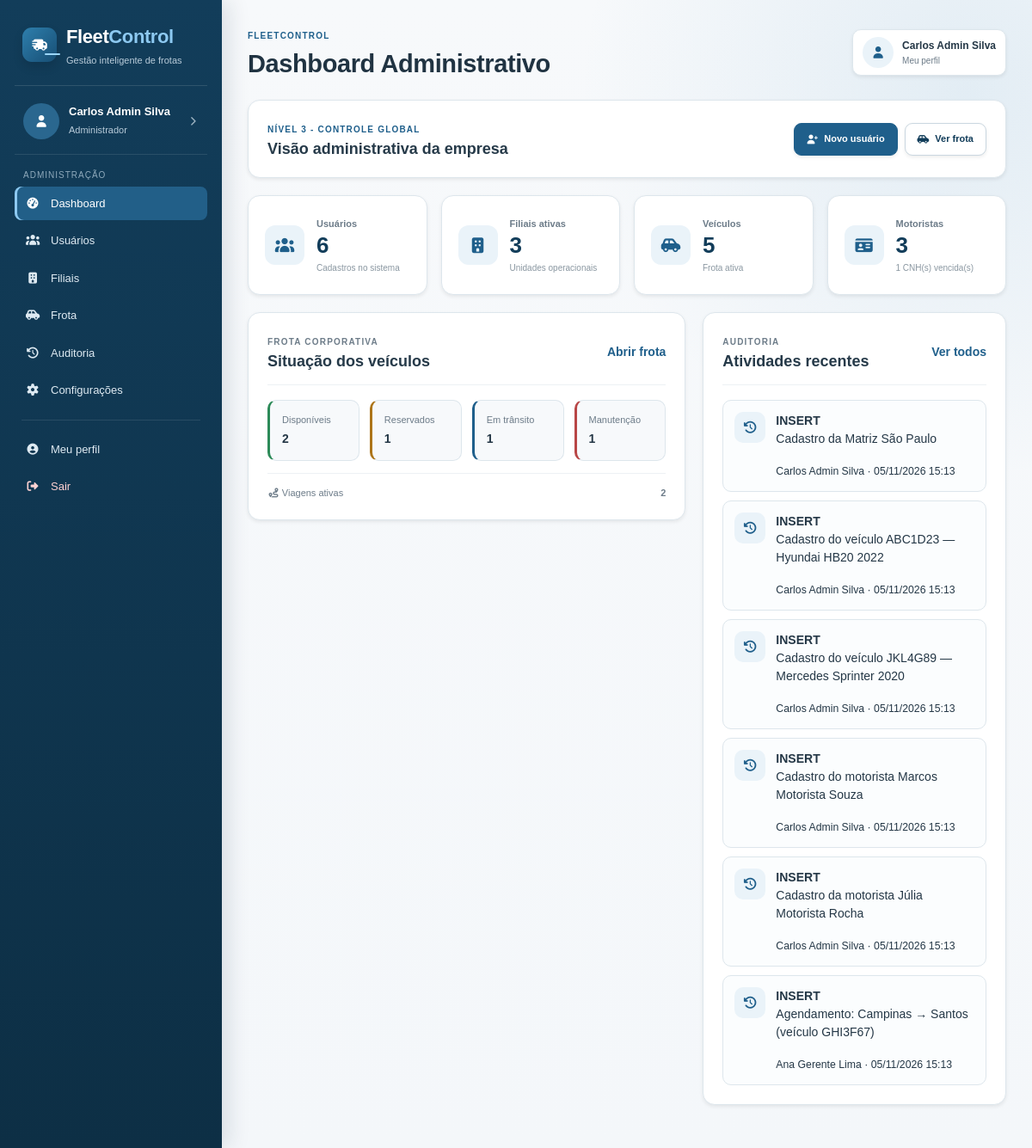
Page /admin/dashboard.php (signed in) on the committed database.
### tables this page shows
CREATE TABLE logs_auditoria (
    id              INT UNSIGNED    NOT NULL AUTO_INCREMENT,
    usuario_id      INT UNSIGNED    DEFAULT NULL,
    acao            VARCHAR(80)     NOT NULL,
    entidade        VARCHAR(60)     NOT NULL,
    entidade_id     INT UNSIGNED    DEFAULT NULL,
    detalhes        TEXT            DEFAULT NULL,
    ip_origem       VARCHAR(45)     DEFAULT NULL,
    registrado_em   DATETIME        NOT NULL DEFAULT CURRENT_TIMESTAMP,
    PRIMARY KEY (id),
    CONSTRAINT fk_log_usuario
        FOREIGN KEY (usuario_id) REFERENCES usuarios(id)
        ON UPDATE CASCADE ON DELETE SET NULL
);

CREATE TABLE usuarios (
    id                  INT UNSIGNED    NOT NULL AUTO_INCREMENT,
    nome                VARCHAR(100)    NOT NULL,
    cpf                 VARCHAR(14)     NOT NULL,
    rg                  VARCHAR(20)     DEFAULT NULL,
    email               VARCHAR(150)    NOT NULL,
    telefone            VARCHAR(20)     DEFAULT NULL,
    foto                VARCHAR(255)    DEFAULT NULL,
    senha_hash          VARCHAR(255)    NOT NULL,
    perfil              ENUM('admin','gerente','motorista') NOT NULL,
    filial_id           INT UNSIGNED    DEFAULT NULL,
    ativo               TINYINT(1)      NOT NULL DEFAULT 1,
    token_recuperacao   VARCHAR(100)    DEFAULT NULL,
    token_expiracao     DATETIME        DEFAULT NULL,
    criado_em           DATETIME        NOT NULL DEFAULT CURRENT_TIMESTAMP,
    PRIMARY KEY (id),
    UNIQUE KEY uq_usuario_cpf   (cpf),
    UNIQUE KEY uq_usuario_email (email),
    CONSTRAINT fk_usuario_filial
        FOREIGN KEY (filial_id) REFERENCES filiais(id)
        ON UPDATE CASCADE ON DELETE SET NULL
);

### funcoes.php (called while the page is built, shortened)
<?php
function escapar($texto)
{
    return htmlspecialchars((string) $texto, ENT_QUOTES, 'UTF-8');
}
function perfil_nome($perfil)
{
    if ($perfil === 'admin') {
        return 'Administrador';
    }
    return 'Motorista';
}
function data_hora_br($data)
{
    return date('d/m/Y H:i', strtotime($data));
}
?>

### admin/dashboard.php (the view, shortened to what this page needs)
<?php
include "../conexao.php";
include "../funcoes.php";
$titulo = 'Dashboard Administrativo';
$prefixo = '../';
$total_usuarios = (int) $sql->query("SELECT COUNT(*) AS total FROM usuarios")->fetch_assoc()['total'];
$total_filiais = (int) $sql->query("SELECT COUNT(*) AS total FROM filiais WHERE ativo = 1")->fetch_assoc()['total'];
$total_veiculos = (int) $sql->query("SELECT COUNT(*) AS total FROM veiculos WHERE ativo = 1")->fetch_assoc()['total'];
$total_motoristas = (int) $sql->query("SELECT COUNT(*) AS total FROM usuarios WHERE perfil = 'motorista' AND ativo = 1")->fetch_assoc()['total'];
$total_viagens_ativas = (int) $sql->query("SELECT COUNT(*) AS total FROM viagens WHERE status IN ('agendada', 'em_andamento')")->fetch_assoc()['total'];
$total_cnh_vencidas = (int) $sql->query(
    "SELECT COUNT(*) AS total
     FROM motoristas m
     INNER JOIN usuarios u ON u.id = m.usuario_id
     WHERE u.ativo = 1
       AND m.cnh_validade < CURDATE()"
)->fetch_assoc()['total'];
$frota_status = [
    'disponivel' => 0,
    'reservado' => 0,
    'em_transito' => 0,
    'manutencao' => 0
];
$resultado_status = $sql->query(
    "SELECT status, COUNT(*) AS total
     FROM veiculos
     WHERE ativo = 1
     GROUP BY status"
);
while ($linha = $resultado_status->fetch_assoc()) {
    $frota_status[$linha['status']] = (int) $linha['total'];
}
$logs = $sql->query(
    "SELECT l.*, u.nome AS usuario
     FROM logs_auditoria l
     LEFT JOIN usuarios u ON u.id = l.usuario_id
     ORDER BY l.registrado_em DESC
     LIMIT 6"
);
include '../cabecalho.php';
?>
<div class="dashboard-intro painel shadow-sm">
    <div>
        <span class="etiqueta">Nível 3 - Controle global</span>
        <h3>Visão administrativa da empresa</h3>
    </div>
    <div class="atalhos-topo">
        <a href="usuario-form.php" class="botao botao-principal shadow-sm">
            <i class="fa-solid fa-user-plus"></i>
            Novo usuário
        </a>
        <a href="../gerente/veiculos.php" class="botao botao-secundario shadow-sm">
            <i class="fa-solid fa-car-side"></i>
            Ver frota
        </a>
    </div>
</div>
<div class="cards">
    <a href="usuarios.php" class="card-info shadow-sm">
        <span class="card-icone"><i class="fa-solid fa-users"></i></span>
        <div>
            <span>Usuários</span>
            <strong><?php echo $total_usuarios; ?></strong>
            <small>Cadastros no sistema</small>
        </div>
    </a>
    <a href="filiais.php" class="card-info shadow-sm">
        <span class="card-icone"><i class="fa-solid fa-building"></i></span>
        <div>
            <span>Filiais ativas</span>
            <strong><?php echo $total_filiais; ?></strong>
            <small>Unidades operacionais</small>
        </div>
    </a>
    <a href="../gerente/veiculos.php" class="card-info shadow-sm">
        <span class="card-icone"><i class="fa-solid fa-car-side"></i></span>
        <div>
            <span>Veículos</span>
            <strong><?php echo $total_veiculos; ?></strong>
            <small>Frota ativa</small>
        </div>
    </a>
    <a href="usuarios.php?perfil=motorista" class="card-info shadow-sm">
        <span class="card-icone"><i class="fa-solid fa-id-card"></i></span>
        <div>
            <span>Motoristas</span>
            <strong><?php echo $total_motoristas; ?></strong>
            <small><?php echo $total_cnh_vencidas; ?> CNH(s) vencida(s)</small>
        </div>
    </a>
</div>
<div class="dashboard-grid">
    <div class="painel shadow-sm">
        <div class="painel-titulo">
            <div>
                <span class="mini-etiqueta">Frota corporativa</span>
                <h3>Situação dos veículos</h3>
            </div>
            <a href="../gerente/veiculos.php" class="link-destaque">Abrir frota</a>
        </div>
        <div class="status-grid">
            <div class="status-resumo disponivel-box">
                <span>Disponíveis</span>
                <strong><?php echo $frota_status['disponivel']; ?></strong>
            </div>
            <div class="status-resumo reservado-box">
                <span>Reservados</span>
                <strong><?php echo $frota_status['reservado']; ?></strong>
            </div>
            <div class="status-resumo transito-box">
                <span>Em trânsito</span>
                <strong><?php echo $frota_status['em_transito']; ?></strong>
            </div>
            <div class="status-resumo manutencao-box">
                <span>Manutenção</span>
                <strong><?php echo $frota_status['manutencao']; ?></strong>
            </div>
        </div>
        <div class="resumo-linha">
            <span><i class="fa-solid fa-route"></i> Viagens ativas</span>
            <strong><?php echo $total_viagens_ativas; ?></strong>
        </div>
    </div>
    <div class="painel shadow-sm">
        <div class="painel-titulo">
            <div>
                <span class="mini-etiqueta">Auditoria</span>
                <h3>Atividades recentes</h3>
            </div>
            <a href="logs.php" class="link-destaque">Ver todos</a>
        </div>
        <div class="atividade-lista">
            <?php while ($log = $logs->fetch_assoc()): ?>
                <div class="atividade-item">
                    <span class="atividade-icone">
                        <i class="fa-solid fa-clock-rotate-left"></i>
                    </span>
                    <div>
                        <strong><?php echo escapar($log['acao']); ?></strong>
                        <p><?php echo escapar($log['detalhes'] ?: $log['entidade']); ?></p>
                        <small>
                            <?php echo escapar($log['usuario'] ?? 'Sistema'); ?> ·
                            <?php echo data_hora_br($log['registrado_em']); ?>
                        </small>
                    </div>
                </div>
            <?php endwhile; ?>
        </div>
    </div>
</div>
<?php include '../rodape.php'; ?>

### cabecalho.php (shortened to what this page needs)
<?php
$titulo = $titulo ?? 'FleetControl';
$prefixo = $prefixo ?? '';
?>
<!DOCTYPE html>
<html lang="pt-BR">
<head>
    <link
        href="https://cdn.jsdelivr.net/npm/bootstrap@5.3.3/dist/css/bootstrap.min.css"
        rel="stylesheet"
    >
    <link
        rel="stylesheet"
        href="https://cdnjs.cloudflare.com/ajax/libs/font-awesome/7.0.1/css/all.min.css"
    >
    <link rel="stylesheet" href="<?php echo $prefixo; ?>css/style.css?v=final-20260925">
</head>
<body>
<?php include __DIR__ . '/menu.php'; ?>
<div class="background"></div>
<div class="pagina">
    <main class="conteudo-principal">
        <div class="cabecalho-pagina">
            <div>
                <span class="etiqueta">FleetControl</span>
                <h1><?php echo escapar($titulo); ?></h1>
            </div>
            <a href="<?php echo $prefixo; ?>perfil.php" class="perfil-topo shadow-sm">
                <span class="perfil-topo-avatar">
                    <?php if (!empty($_SESSION['usuario']['foto'])): ?>
                        <img src="<?php echo $prefixo; ?>uploads/usuarios/<?php echo escapar($_SESSION['usuario']['foto']); ?>" alt="Foto do usuário">
                    <?php else: ?>
                        <i class="fa-solid fa-user"></i>
                    <?php endif; ?>
                </span>
                <span>
                    <strong><?php echo escapar($_SESSION['usuario']['nome'] ?? 'Usuário'); ?></strong>
                    <small>Meu perfil</small>
                </span>
            </a>
        </div>

### menu.php (shortened to what this page needs)
<?php
$perfil_atual = $_SESSION['usuario']['perfil'] ?? '';
$nome_atual = $_SESSION['usuario']['nome'] ?? '';
$base = '';
if (
    strpos($_SERVER['PHP_SELF'], '/admin/') !== false ||
    strpos($_SERVER['PHP_SELF'], '/gerente/') !== false ||
    strpos($_SERVER['PHP_SELF'], '/motorista/') !== false
) {
    $base = '../';
}
$pagina_atual = basename($_SERVER['PHP_SELF']);
$secao_atual = '';
if (in_array($pagina_atual, ['usuarios.php', 'usuario-form.php'], true)) {
    $secao_atual = 'usuarios';
} elseif (in_array($pagina_atual, ['filiais.php', 'filial-form.php'], true)) {
    $secao_atual = 'filiais';
} elseif (in_array($pagina_atual, ['veiculos.php', 'veiculo-form.php'], true)) {
    $secao_atual = 'frota';
} elseif (in_array($pagina_atual, ['motoristas.php', 'motorista-form.php'], true)) {
    $secao_atual = 'motoristas';
} elseif (in_array($pagina_atual, ['viagens.php', 'viagem-form.php', 'viagem-detalhes.php', 'check-in.php', 'check-out.php', 'checklist.php'], true)) {
    $secao_atual = 'viagens';
} elseif (in_array($pagina_atual, ['manutencoes.php', 'manutencao-form.php'], true)) {
    $secao_atual = 'manutencoes';
} elseif ($pagina_atual === 'despesas.php' || $pagina_atual === 'despesa.php') {
    $secao_atual = 'despesas';
} elseif ($pagina_atual === 'relatorios.php') {
    $secao_atual = 'relatorios';
} elseif ($pagina_atual === 'logs.php') {
    $secao_atual = 'auditoria';
} elseif ($pagina_atual === 'configuracoes.php') {
    $secao_atual = 'configuracoes';
} elseif ($pagina_atual === 'historico.php') {
    $secao_atual = 'historico';
} elseif ($pagina_atual === 'perfil.php') {
    $secao_atual = 'perfil';
} elseif ($pagina_atual === 'dashboard.php') {
    $secao_atual = 'dashboard';
}
?>
<nav class="menu-left">
    <div class="containlogo">
        <a href="<?php echo $base; ?>index.php" class="marca-menu">
            <span class="marca-simbolo">
                <i class="fa-solid fa-truck-fast"></i>
                <span class="marca-linha"></span>
            </span>
            <span>
                <strong>Fleet<span>Control</span></strong>
                <small>Gestão inteligente de frotas</small>
            </span>
        </a>
    </div>
    <a href="<?php echo $base; ?>perfil.php" class="usuario-menu">
        <span class="avatar">
            <?php if (!empty($_SESSION['usuario']['foto'])): ?>
                <img src="<?php echo $base; ?>uploads/usuarios/<?php echo escapar($_SESSION['usuario']['foto']); ?>" alt="Foto do usuário">
            <?php else: ?>
                <i class="fa-solid fa-user"></i>
            <?php endif; ?>
        </span>
        <span>
            <strong><?php echo escapar($nome_atual); ?></strong>
            <small><?php echo escapar(perfil_nome($perfil_atual)); ?></small>
        </span>
        <i class="fa-solid fa-chevron-right usuario-seta"></i>
    </a>
    <ul>
        <?php if ($perfil_atual === 'admin'): ?>
            <li class="menu-titulo">Administração</li>
            <li>
                <a class="<?php echo $secao_atual === 'dashboard' ? 'ativo' : ''; ?>" href="<?php echo $base; ?>admin/dashboard.php">
                    <i class="fa-solid fa-gauge-high"></i>
                    Dashboard
                </a>
            </li>
            <li>
                <a class="<?php echo $secao_atual === 'usuarios' ? 'ativo' : ''; ?>" href="<?php echo $base; ?>admin/usuarios.php">
                    <i class="fa-solid fa-users"></i>
                    Usuários
                </a>
            </li>
            <li>
                <a class="<?php echo $secao_atual === 'filiais' ? 'ativo' : ''; ?>" href="<?php echo $base; ?>admin/filiais.php">
                    <i class="fa-solid fa-building"></i>
                    Filiais
                </a>
            </li>
            <li>
                <a class="<?php echo $secao_atual === 'frota' ? 'ativo' : ''; ?>" href="<?php echo $base; ?>gerente/veiculos.php">
                    <i class="fa-solid fa-car-side"></i>
                    Frota
                </a>
            </li>
            <li>
                <a class="<?php echo $secao_atual === 'auditoria' ? 'ativo' : ''; ?>" href="<?php echo $base; ?>admin/logs.php">
                    <i class="fa-solid fa-clock-rotate-left"></i>
                    Auditoria
                </a>
            </li>
            <li>
                <a class="<?php echo $secao_atual === 'configuracoes' ? 'ativo' : ''; ?>" href="<?php echo $base; ?>admin/configuracoes.php">
                    <i class="fa-solid fa-gear"></i>
                    Configurações
                </a>
            </li>
        <?php endif; ?>
        <li class="separador"></li>
        <li>
            <a class="<?php echo $secao_atual === 'perfil' ? 'ativo' : ''; ?>" href="<?php echo $base; ?>perfil.php">
                <i class="fa-solid fa-user-circle"></i>
                Meu perfil
            </a>
        </li>
        <li>
            <a href="<?php echo $base; ?>sair.php" class="sair">
                <i class="fa-solid fa-right-from-bracket"></i>
                Sair
            </a>
        </li>
    </ul>
</nav>

### rodape.php (shortened to what this page needs)
    </main>
</div>
</body>
</html>

### rows in the picture
logs_auditoria: acao "INSERT", detalhes "Cadastro da Matriz São Paulo", usuario.nome "Carlos Admin Silva", registrado_em "05/11/2026 15:13"
logs_auditoria: acao "INSERT", detalhes "Cadastro do veículo ABC1D23 — Hyundai HB20 2022", usuario.nome "Carlos Admin Silva", registrado_em "05/11/2026 15:13"
logs_auditoria: acao "INSERT", detalhes "Cadastro do veículo JKL4G89 — Mercedes Sprinter 2020", usuario.nome "Carlos Admin Silva", registrado_em "05/11/2026 15:13"
logs_auditoria: acao "INSERT", detalhes "Cadastro do motorista Marcos Motorista Souza", usuario.nome "Carlos Admin Silva", registrado_em "05/11/2026 15:13"
logs_auditoria: acao "INSERT", detalhes "Cadastro da motorista Júlia Motorista Rocha", usuario.nome "Carlos Admin Silva", registrado_em "05/11/2026 15:13"
logs_auditoria: acao "INSERT", detalhes "Agendamento: Campinas → Santos (veículo GHI3F67)", usuario.nome "Ana Gerente Lima", registrado_em "05/11/2026 15:13"

### other values in the picture
escapar($nome_atual) "Carlos Admin Silva"
escapar(perfil_nome($perfil_atual)) "Administrador"
escapar($titulo) "Dashboard Administrativo"
escapar($_SESSION['usuario']['nome'] ?? 'Usuário') "Carlos Admin Silva"
$total_usuarios "6"
$total_filiais "3"
$total_veiculos "5"
$total_motoristas "3"
$total_cnh_vencidas "1"
$frota_status['disponivel'] "2"
$frota_status['reservado'] "1"
$frota_status['em_transito'] "1"
$frota_status['manutencao'] "1"
$total_viagens_ativas "2"
